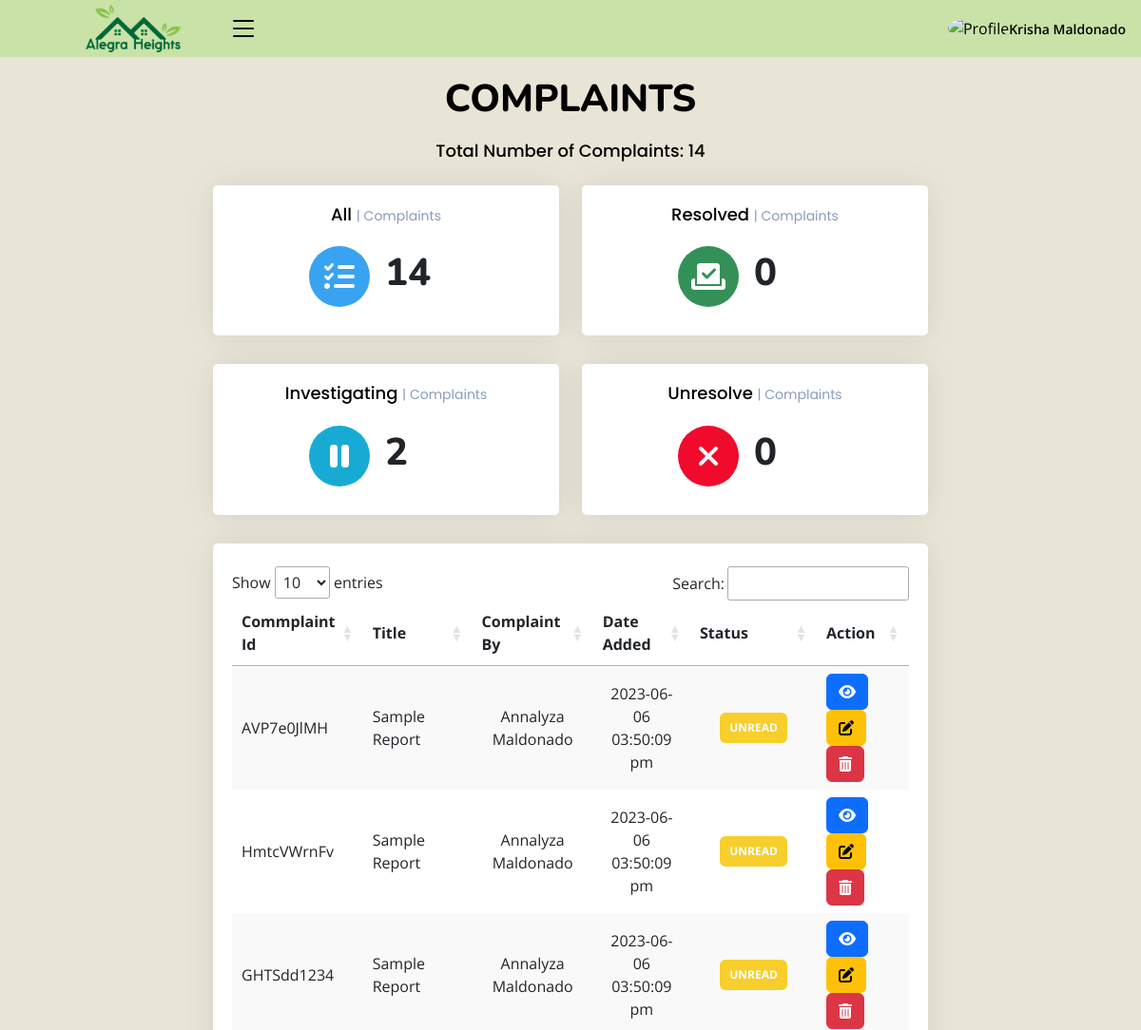
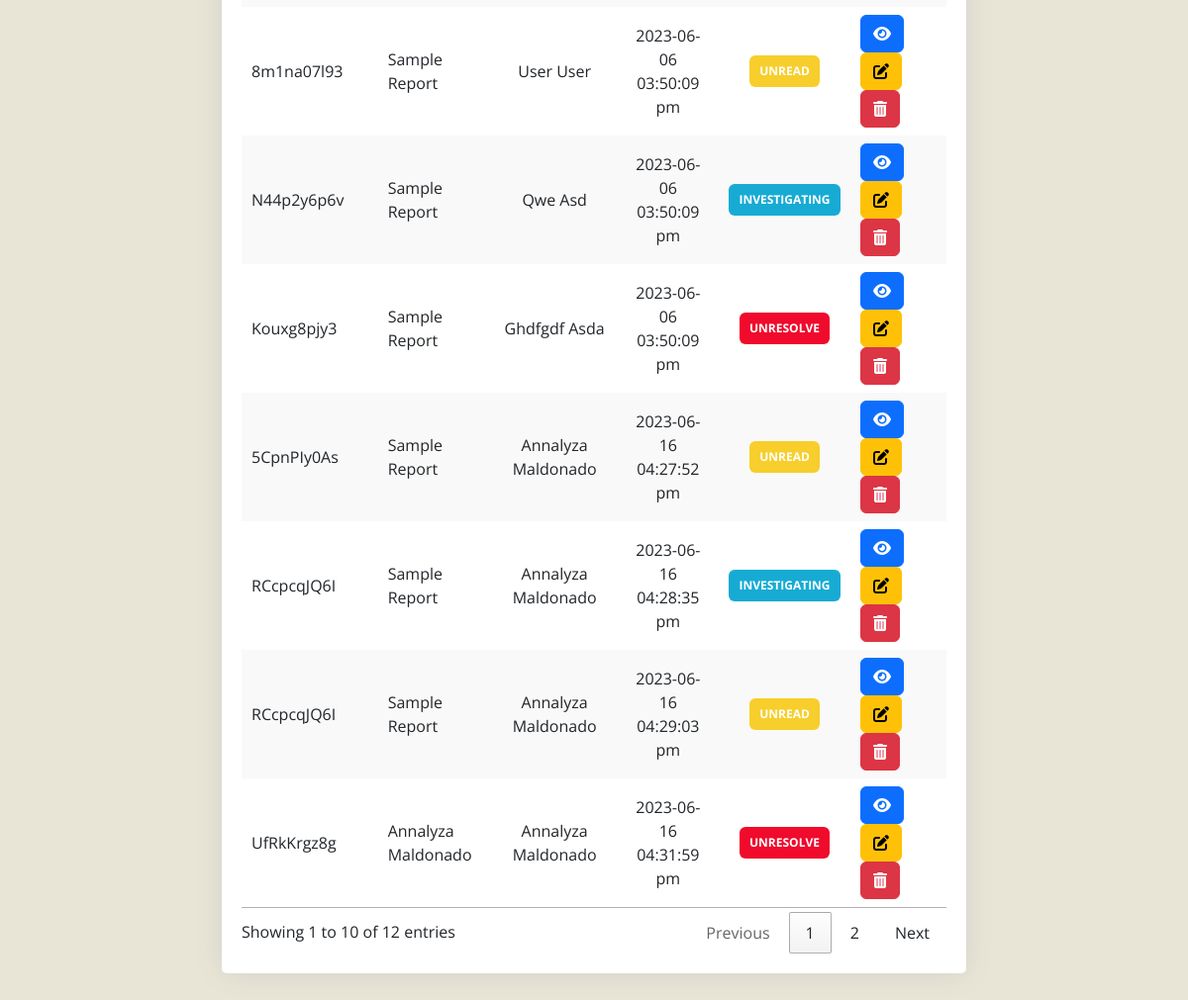
Page /admin/reports.php (signed in) on the committed database (2 pictures, top to bottom).
### tables this page shows
CREATE TABLE `report` (
  `id` int(11) NOT NULL,
  `rep_id` varchar(10) NOT NULL,
  `title` varchar(250) NOT NULL,
  `user_id` int(11) NOT NULL,
  `user` varchar(250) NOT NULL,
  `type` varchar(250) NOT NULL,
  `description` text NOT NULL,
  `report_img` varchar(250) NOT NULL,
  `date_added` datetime DEFAULT current_timestamp(),
  `status` varchar(250) NOT NULL DEFAULT '0' COMMENT '0-needs attention\r\n1 - investigating\r\n2-resolved\r\n3-unresolved'
);

### admin/class/adminback.php (called while the page is built, shortened)
<?php
class  adminback
{
    private $connection;
    function __construct()
    {
        $dbhost = "localhost";
        $dbuser = "root";
        $dbpass = "";
        $dbname = "alegra_heights_db";
        $this->connection = mysqli_connect($dbhost, $dbuser, $dbpass, $dbname);
    }
    function display_report()
    {
        $query = "SELECT * FROM `report` WHERE `status` = '0' OR `status` = '1' OR `status` = '3'";
        if (mysqli_query($this->connection, $query)) {
            $rpt_info = mysqli_query($this->connection, $query);
            return $rpt_info;
        }
    }
}

### admin/reports.php (the view, shortened to what this page needs)
<?php
include_once("class/adminback.php");
include_once("class/db.php");
$obj = new adminback();
$report = $obj->display_report();
?>
<!DOCTYPE html>
<html lang="en">
<?php include('header.php')?>
<link rel="stylesheet" href="https://cdn.datatables.net/1.13.4/css/jquery.dataTables.min.css">
<link rel="stylesheet" href="https://cdn.datatables.net/searchpanes/2.1.2/css/searchPanes.dataTables.min.css">
<link rel="stylesheet" href="https://cdn.datatables.net/searchpanes/2.1.2/js/dataTables.searchPanes.min.js">
<body class="toggle-sidebar">
    <?php include('headnav.php')?>
    <main id="main" class="main">
        <?php
    $sql = "SELECT * from report";
      if ($result = mysqli_query($conn, $sql)) {
      $rowcount = mysqli_num_rows( $result );
      }
      ?>
        <div class="pagetitle">
            <h1>COMPLAINTS</h1>
            <h5 class="card-title">Total Number of Complaints: <?php echo $rowcount;?> </h5>
        </div>
        <section class="section dashboard">
            <div class="row">
                <div style="margin: auto;" class="col-lg-8">
                    <div class="row">
                        <div style="text-align: center;" class="col-xxl-3 col-md-6">
                            <div class="card info-card sales-card">
                                <div class="card-body">
                                    <h5 class="card-title">All <span>| Complaints</span></h5>
                                    <div style="margin-left: 25%;" class="d-flex align-items-center">
                                        <div style="background-color: #38a3f1; color: white; "
                                            class="card-icon rounded-circle d-flex align-items-center justify-content-center">
                                            <i class="fa-solid fa-list-check"></i>
                                        </div>
                                        <div class="ps-3">
                                            <?php
    $sql = "SELECT * from report";
      if ($result = mysqli_query($conn, $sql)) {
      $rowcount = mysqli_num_rows( $result );
      }
      ?>
                                            <h1 style="font-weight: 800;"><?php echo $rowcount ?></h1>
                                        </div>
                                    </div>
                                </div>
                            </div>
                        </div>
                        <div style="text-align: center;" class="col-xxl-3 col-md-6">
                            <div class="card info-card sales-card">
                                <div class="card-body">
                                    <h5 class="card-title">Resolved <span>| Complaints</span></h5>
                                    <div style="margin-left: 25%;" class="d-flex align-items-center">
                                        <div style="background-color: rgb(51, 145, 87); color: white; "
                                            class="card-icon rounded-circle d-flex align-items-center justify-content-center">
                                            <i class="fa-solid fa-check-to-slot"></i>
                                        </div>
                                        <div class="ps-3">
                                            <?php
    $sql = "SELECT * from projects WHERE status = 2";
      if ($result = mysqli_query($conn, $sql)) {
      $rowcount = mysqli_num_rows( $result );
      }
      ?>
                                            <h1 style="font-weight: 800;"><?php echo $rowcount ?></h1>
                                        </div>
                                    </div>
                                </div>
                            </div>
                        </div>
                        <div style="text-align: center;" class="col-xxl-3 col-md-6">
                            <div class="card info-card sales-card">
                                <div class="card-body">
                                    <h5 class="card-title">Investigating <span>| Complaints</span></h5>
                                    <div style="margin-left: 25%;" class="d-flex align-items-center">
                                        <div style="background-color: rgb(23, 171, 212); color: white; "
                                            class="card-icon rounded-circle d-flex align-items-center justify-content-center">
                                            <i class="fa-solid fa-pause"></i>
                                        </div>
                                        <div class="ps-3">
                                            <?php
    $sql = "SELECT * from report WHERE status= 1";
      if ($result = mysqli_query($conn, $sql)) {
      $rowcount = mysqli_num_rows( $result );
      }
      ?>
                                            <h1 style="font-weight: 800;"><?php echo $rowcount ?></h1>
                                        </div>
                                    </div>
                                </div>
                            </div>
                        </div>
                        <div style="text-align: center;" class="col-xxl-3 col-md-6">
                            <div class="card info-card sales-card">
                                <div class="card-body">
                                    <h5 class="card-title">Unresolve <span>| Complaints</span></h5>
                                    <div style="margin-left: 25%;" class="d-flex align-items-center">
                                        <div style="background-color:  rgb(240, 10, 44); color: white; "
                                            class="card-icon rounded-circle d-flex align-items-center justify-content-center">
                                            <i class="fa-solid fa-xmark"></i>
                                        </div>
                                        <div class="ps-3">
                                            <?php
    $sql = "SELECT * from projects where status = 3";
      if ($result = mysqli_query($conn, $sql)) {
      $rowcount = mysqli_num_rows( $result );
      }
      ?>
                                            <h1 style="font-weight: 800;"><?php echo $rowcount ?></h1>
                                        </div>
                                    </div>
                                </div>
                            </div>
                        </div>
                    </div>
                    <div class="card">
                        <div class="card-body">
                            <br>
                            <div class="table-wrapper">
                                <table id="example" class="stripe" style="width:100%">
                                    <thead>
                                        <th scope="col">Commplaint Id</th>
                                        <th scope="col">Title</th>
                                        <th scope="col">Complaint By</th>
                                        <th scope="col">Date Added</th>
                                        <th scope="col">Status</th>
                                        <th scope="col">Action</th>
                                    </thead>
                                    <tbody>
                                        <?php
    while ($rep = mysqli_fetch_assoc($report)){
        ?>
                                        <tr>
                                            <td>
                                                <?php echo ucwords($rep['rep_id']) ?>
                                            </td>
                                            <td>
                                                <?php echo ucwords($rep['title']) ?>
                                            </td>
                                            <td class="text-center">
                                                <?php echo ucwords($rep['user']) ?>
                                            </td>
                                            <td class="text-center">
                                                <?php echo  date("Y-m-d h:i:s a",strtotime($rep['date_added'])) ?>
                                            </td>
                                            <td style="" class="text-center">
                                                <?php
                            if($rep['status'] =='0'){
                              echo "<span class='badge' style= 'text-align:center;padding:10px; background-color: #f7ce2b ;'>UNREAD</span>";
                            }elseif($rep['status'] =='1'){
                              echo "<span class='badge' style='padding:10px; background-color:rgb(23, 171, 212);'>INVESTIGATING</span>";
                            }elseif($rep['status'] =='2'){
                              echo "<span class='badge' style='padding:10px; background-color:  rgb(106, 163, 55);'>RESOLVED</span>";
                            }elseif($rep['status'] =='3'){
                              echo "<span class='badge' style='padding:10px; background-color: rgb(240, 10, 44);'>UNRESOLVE</span>";
                            }
                          ?>
                                            </td>
                                            <td>
                                                <a href="view_report.php?status=view&&id=<?php echo $rep['rep_id'] ?>"
                                                    type="button" class="btn btn-primary"><i
                                                        class="fa-solid fa-eye"></i></a>
                                                <button type="button" data-bs-toggle="modal"
                                                    data-bs-target="#verticalycentered"
                                                    class="btn btn-warning edit-item-btn"><i
                                                        class="fa-solid fa-pen-to-square"></i></button>
                                                <a href="?status=delete&&id=<?php echo $rep['id'] ?>"
                                                    onclick="return confirm('Are you sure you want to delete this project? NOTE: This action cannot be undone.')"
                                                    type="button" class="btn btn-danger"><i
                                                        class="fa-solid fa-trash-can"></i></button></a>
                                            </td>
                                        </tr>
                                        <?php
}
  ?>
                                    </tbody>
                                </table>
                            </div>
                        </div>
        </section>
    </main>
</body>
</html>

### admin/assets/css/style.css (style rules this page uses)
:root { scroll-behavior: smooth; }
body { font-family: "Open Sans", sans-serif; background: #E9E5D6; color: #000000; }
a { color: #4154f1; text-decoration: none; }
h1, h2, h3, h4, h5, h6 { font-family: "Nunito", sans-serif; }
#main { margin-top: 60px; padding: 20px 30px; transition: all 0.3s; }
.pagetitle { margin-bottom: 10px; text-align: center; }
.pagetitle h1 { font-size: 40px; margin-bottom: 0; font-weight: 800; color: #000000; }
.card { margin-bottom: 30px; border: none; border-radius: 5px; box-shadow: 0px 0 30px rgba(1, 41, 112, 0.1); }
.card-title { padding: 20px 0 15px 0; font-size: 18px; font-weight: 500; color: #000000; font-family: "Poppins", sans-serif; }
.card-title span { color: #899bbd; font-size: 14px; font-weight: 400; }
.card-body { padding: 0 20px 20px 20px; }
@media (min-width: 1200px) { #main, #footer { margin-left: 300px; } }
@media (min-width: 1200px) { .toggle-sidebar #main, .toggle-sidebar #footer { margin-left: 0; } }
.dashboard .info-card { padding-bottom: 10px; }
.dashboard .card-icon { font-size: 32px; line-height: 0; width: 64px; height: 64px; flex-shrink: 0; flex-grow: 0; }
.dashboard .sales-card .card-icon { color: #4154f1; background: #f6f6fe; }

### rows in the picture
report: rep "AVP7e0JlMH", title "Sample Report", user "Annalyza Maldonado", date_added "2023-06-06 03:50:09 pm", status "UNREAD"
report: rep "HmtcVWrnFv", title "Sample Report", user "Annalyza Maldonado", date_added "2023-06-06 03:50:09 pm", status "UNREAD"
report: rep "GHTSdd1234", title "Sample Report", user "Annalyza Maldonado", date_added "2023-06-06 03:50:09 pm", status "UNREAD"
report: rep "8m1na07l93", title "Sample Report", user "User User", date_added "2023-06-06 03:50:09 pm", status "UNREAD"
report: rep "N44p2y6p6v", title "Sample Report", user "Qwe Asd", date_added "2023-06-06 03:50:09 pm", status "INVESTIGATING"
report: rep "Kouxg8pjy3", title "Sample Report", user "Ghdfgdf Asda", date_added "2023-06-06 03:50:09 pm", status "UNRESOLVE"
report: rep "5CpnPIy0As", title "Sample Report", user "Annalyza Maldonado", date_added "2023-06-16 04:27:52 pm", status "UNREAD"
report: rep "RCcpcqJQ6I", title "Sample Report", user "Annalyza Maldonado", date_added "2023-06-16 04:28:35 pm", status "INVESTIGATING"
report: rep "RCcpcqJQ6I", title "Sample Report", user "Annalyza Maldonado", date_added "2023-06-16 04:29:03 pm", status "UNREAD"
report: rep "UfRkKrgz8g", title "Annalyza Maldonado", user "Annalyza Maldonado", date_added "2023-06-16 04:31:59 pm", status "UNRESOLVE"

### other values in the picture
$_SESSION['name'] "Krisha Maldonado"
$rowcount "14"
$rowcount "0"
$rowcount "2"
